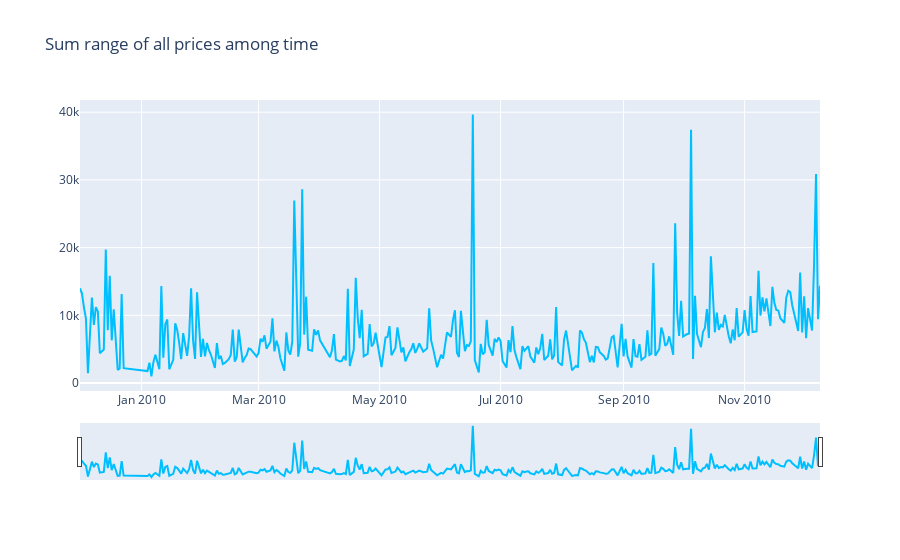

The cell this chart's notebook holds for it:
### Code cell
customer_avg_spending_insights(df1)

### Figure 1 — Plotly figure (JSON) as saved in the notebook; plotly's stock layout.template omitted (floating-point values rounded to 4 significant figures; data arrays with more than 128 entries replaced by an {"elided": "..."} marker saying what was removed)
{"data": [{"line": {"color": "deepskyblue"}, "name": "Price Sum", "type": "scatter", "x": {"elided": "307 str values"}, "y": {"elided": "307 float values"}}], "layout": {"title": {"text": "Sum range of all prices among time"}, "xaxis": {"rangeslider": {"visible": true}}}}
